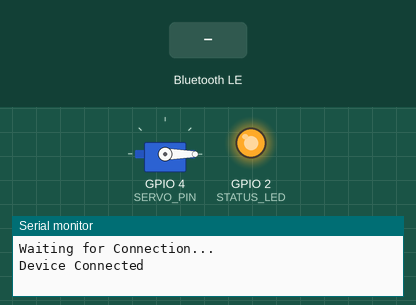
The program below on a simulated ESP32. On the bench: servo, output pins drawn as LEDs (lit = HIGH), the last lines printed to the serial monitor. The inputs (shaded band) are chosen by the test bench. Nothing arrives over Bluetooth unless stated; a phone connects over Bluetooth LE 3 s after start.

Above: at 4.2 s.
4.3 s: Bluetooth LE write "2" received
At 5.8 s:
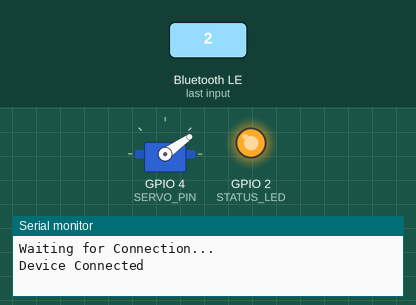
6.1 s: Bluetooth LE write "1" received
At 8.8 s:
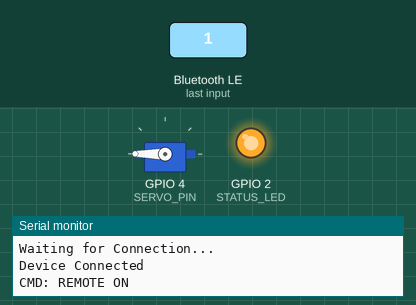
9.1 s: Bluetooth LE write "0" received
At 9.26 s:
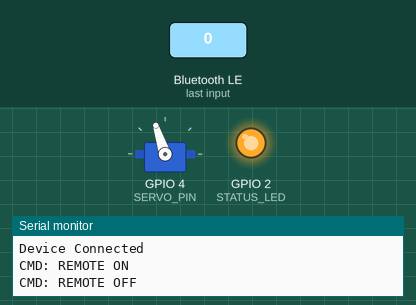
Timing chart, 0 to 11.6 s (numbered marks = the images above; inputs shaded):
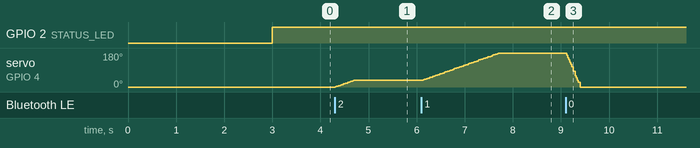

The program:

main.cpp
```cpp
/* POLE SAW RECEIVER (HYBRID MODE: REMOTE + APP) */
#include <Arduino.h>
#include <BLEDevice.h>
#include <BLEServer.h>
#include <BLEUtils.h>
#include <BLE2902.h>
#include <ESP32Servo.h>

// --- PIN CONFIGURATION ---
#define SERVO_PIN           4     // Signal Output on GPIO 4
#define STATUS_LED          2     // Onboard LED for status

#define MAX_THROTTLE        180   // 180 degrees (approx 2000us pulse)
// NOTE: Some ESCs need a wider range or specific calibration.
// Standard Servo lib is 544us-2400us, but we attach as 1000-2000 below.

#define RAMP_UP_TIME_MS     2000  // <--- UPDATED: 2.0 Seconds Soft Start
#define RAMP_DOWN_TIME_MS   300   // Quick stop time
#define LOOP_RATE_HZ        50

#define SERVICE_UUID        "4fafc201-1fb5-459e-8fcc-c5c9c33191b4"
#define CONTROL_CHAR_UUID   "beb5483e-36e1-4688-b7f5-ea07361b26a8"

Servo vescServo;
BLEServer* pServer = NULL;
BLECharacteristic* pControlChar = NULL;
bool deviceConnected = false;
bool oldDeviceConnected = false;

// Variables for Smoothing
float currentThrottle = 0.0;
float targetThrottle = 0.0;   // <--- NEW: Target we are aiming for
float rampUpStep = 0.0;
float rampDownStep = 0.0;
unsigned long lastLoopTime = 0;
unsigned long lastPacketTime = 0; // For Safety Watchdog

class ServerCallbacks: public BLEServerCallbacks {
    void onConnect(BLEServer* pServer) {
        deviceConnected = true;
        digitalWrite(STATUS_LED, HIGH);
        Serial.println("Device Connected");
    };
    void onDisconnect(BLEServer* pServer) {
        deviceConnected = false;
        targetThrottle = 0.0; // Safety Kill
        digitalWrite(STATUS_LED, LOW);
        Serial.println("Device Disconnected");
    }
};

class ControlCallbacks: public BLECharacteristicCallbacks {
    void onWrite(BLECharacteristic *pCharacteristic) {
        std::string value = pCharacteristic->getValue();
        if (value.length() > 0) {
            uint8_t data = value[0];
            lastPacketTime = millis(); // Reset Watchdog

            // --- HYBRID LOGIC ---
            if (data == '1' || data == 0x31) {
                // Legacy REMOTE "ON" -> Go to 100%
                targetThrottle = MAX_THROTTLE;
                Serial.println("CMD: REMOTE ON");
            }
            else if (data == '0' || data == 0x30) {
                // Legacy REMOTE "OFF" -> Go to 0%
                targetThrottle = 0;
                Serial.println("CMD: REMOTE OFF");
            }
            else {
                // APP SLIDER (0-255)
                // Map 0-255 to 0-180
                // If data is small (< 5), treat as 0 to avoid noise
                if (data < 5) targetThrottle = 0;
                else targetThrottle = map(data, 0, 255, 0, MAX_THROTTLE);

                // Serial.printf("CMD: APP TARGET %f\n", targetThrottle);
            }
        }
    }
};

void setup() {
    Serial.begin(115200);
    pinMode(STATUS_LED, OUTPUT);
    digitalWrite(STATUS_LED, LOW);

    // Setup Servo (PPM) Output on Pin 4
    vescServo.attach(SERVO_PIN, 1000, 2000);
    vescServo.write(0); // Initialize at 0 throttle

    // Calculate Ramp Steps (Amount to change per loop)
    // Code runs at 50Hz (20ms per loop)
    // Steps = Total Change / (Total Time / Loop Time)
    rampUpStep = (float)MAX_THROTTLE / (RAMP_UP_TIME_MS / (1000.0 / LOOP_RATE_HZ));
    rampDownStep = (float)MAX_THROTTLE / (RAMP_DOWN_TIME_MS / (1000.0 / LOOP_RATE_HZ));

    // BLE Setup
    BLEDevice::init("PoleSaw_RX");
    pServer = BLEDevice::createServer();
    pServer->setCallbacks(new ServerCallbacks());
    BLEService *pService = pServer->createService(SERVICE_UUID);
    pControlChar = pService->createCharacteristic(CONTROL_CHAR_UUID, BLECharacteristic::PROPERTY_READ | BLECharacteristic::PROPERTY_WRITE);
    pControlChar->setCallbacks(new ControlCallbacks());
    pService->start();

    BLEAdvertising *pAdvertising = BLEDevice::getAdvertising();
    pAdvertising->addServiceUUID(SERVICE_UUID);
    pAdvertising->setScanResponse(true);
    pAdvertising->setMinPreferred(0x06);
    BLEDevice::startAdvertising();
    Serial.println("Waiting for Connection...");
}

void loop() {
    // BLE Reconnection Logic
    if (!deviceConnected && oldDeviceConnected) {
        delay(500);
        pServer->startAdvertising();
        oldDeviceConnected = deviceConnected;
    }
    if (deviceConnected && !oldDeviceConnected) {
        oldDeviceConnected = deviceConnected;
    }

    // Safety Watchdog: If connected but no data for 2 seconds, stop?
    // Actually, App might not send data if slider isn't moving.
    // We will rely on Disconnect event for main safety.
    // But if Connection Hangs? Good practice to auto-zero if silence > 5s.
    if (deviceConnected && (millis() - lastPacketTime > 5000) && targetThrottle > 0) {
        // Optional: Keep alive check needed?
        // For now, let's trust BLE link supervision timeout.
    }

    // Ramping Logic (50Hz)
    if (millis() - lastLoopTime >= (1000 / LOOP_RATE_HZ)) {
        lastLoopTime = millis();

        // Move Current -> Target
        if (currentThrottle < targetThrottle) {
            currentThrottle += rampUpStep;
            if (currentThrottle > targetThrottle) currentThrottle = targetThrottle;
        }
        else if (currentThrottle > targetThrottle) {
            currentThrottle -= rampDownStep;
            if (currentThrottle < targetThrottle) currentThrottle = targetThrottle;
        }

        // Safety Clamps
        if (currentThrottle < 0) currentThrottle = 0;
        if (currentThrottle > MAX_THROTTLE) currentThrottle = MAX_THROTTLE;

        // Send to VESC
        if (!deviceConnected) {
             targetThrottle = 0;
             // Force zero immediately if disconnected
             currentThrottle = 0;
        }

        vescServo.write((int)currentThrottle);
    }
}
```

Measured:
- after the input at 4.3 s, servo on GPIO 4 (SERVO_PIN): moves from 0° to 35° over 0.38 s, starting at once
- after the input at 6.1 s, servo on GPIO 4 (SERVO_PIN): moves from 35° to 180° over 1.6 s, starting at once
- after the input at 9.1 s, servo on GPIO 4 (SERVO_PIN): moves from 180° to 0° over 0.28 s, starting at once
